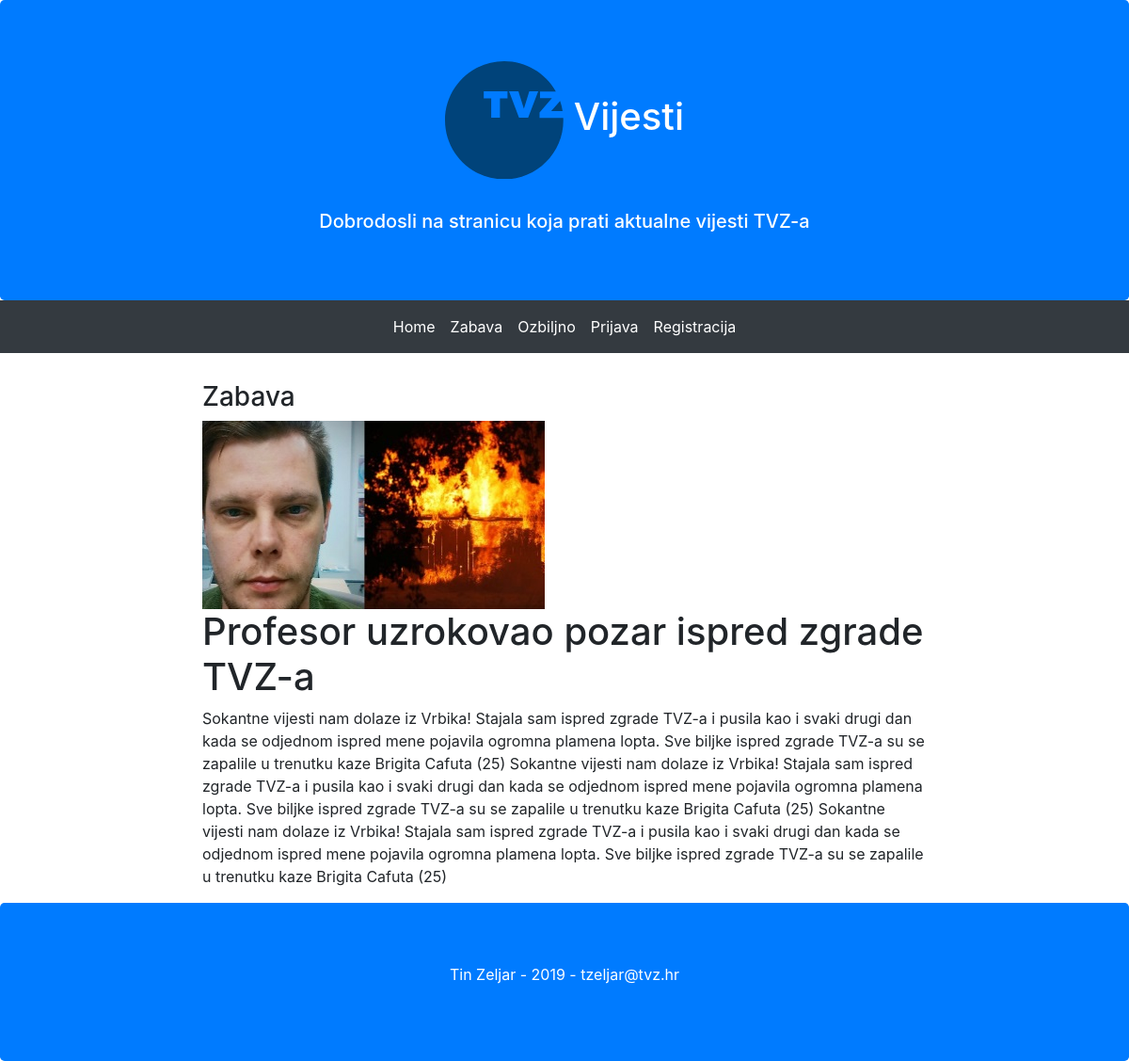
The page /article.php?id=6 on the database its author committed.
### tables this page shows
CREATE TABLE `clanak` (
  `id` int(11) NOT NULL,
  `datum` varchar(32) DEFAULT NULL,
  `naslov` varchar(64) DEFAULT NULL,
  `sazetak` text,
  `tekst` text,
  `slika` varchar(64) DEFAULT NULL,
  `kategorija` varchar(64) DEFAULT NULL,
  `arhiva` tinyint(1) DEFAULT NULL
);

### article.php (the view, shortened to what this page needs)
<?php
include "connect.php";
$id = $_GET['id'];
$stmt = $dbc->prepare("SELECT * FROM clanak WHERE id = ?") or die("Prepare failed");
$stmt->bind_param("s", $id) or die("Failed bind");
$stmt->execute() or die("Failed execute");
$result = $stmt->get_result();
?>
<!DOCTYPE html>
<html lang="en">
<head>
  <link rel="stylesheet" href="https://maxcdn.bootstrapcdn.com/bootstrap/4.3.1/css/bootstrap.min.css">
</head>
<body>
<div class="jumbotron text-center bg-primary" style="margin-bottom:0">
  <h1 class="text-white"><img src="images/tvz-logo.svg" class="img-fluid" alt="Responsive image"> Vijesti</h1>
  <br>
  <h5 class="text-white">Dobrodosli na stranicu koja prati aktualne vijesti TVZ-a</h5>
</div>
<nav class="navbar navbar-expand-sm bg-dark justify-content-center">
    <ul class="navbar-nav">
      <li class="nav-item">
        <a class="nav-link text-white" href="index.php">Home</a>
      </li>
      <li class="nav-item">
          <a class="nav-link text-white" href="kategorija.php?id=Zabava">Zabava</a>
      </li>
      <li class="nav-item">
          <a class="nav-link text-white" href="kategorija.php?id=Ozbiljno">Ozbiljno</a>
      </li>
      <?php
            if(isset($_SESSION['user']) && !empty($_SESSION['user'])) {
              $user = $_SESSION["user"];
              if($_SESSION["razina_prava"] == 1){
                echo("
                <li class='nav-item'>
                <a class='nav-link text-white' href='administracija.php'>Adminin panel</a>
                </li>
                ");
              }
              echo("
              <li class='nav-item'>
              <a class='nav-link text-white' href='unos.php'>Unos</a>
              </li>
              <li class='nav-item'>
              <a class='nav-link text-white' href='logoff.php'>Prijavljeni ste kao $user kliknite ovdje za odjavu</a>
              </li>
              ");
           }
           else{
            echo("
            <li class='nav-item'>
              <a class='nav-link text-white' href='login.php'>Prijava</a>
            </li>
            <li class='nav-item'>
              <a class='nav-link text-white' href='register.php'>Registracija</a>
            </li>
            ");
          }
       ?>
    </ul>
</nav>
<div class="container-fluid text-center" style="margin-top: 30px">
        <div class="row content">
          <div class="col-sm-2 sidenav"></div>
          <div class="col-sm-8 text-left">
            <?php
            $row = mysqli_fetch_array($result) or die("Failed fetch");
            $kategorija = $row["kategorija"];
            $slika = $row["slika"];
            $naslov = $row["naslov"];
            $tekst = $row["tekst"];
            echo("
            <h3>$kategorija</h3>
            <img src='$slika' class='img-fluid' alt='Responsive image'>
            <h1>$naslov</h1>
            <p>$tekst</p>
            ");
            ?>
          </div>
          <div class="col-sm-2 sidenav"></div>
        </div>
</div>
<div class="jumbotron text-center bg-primary" style="margin-bottom:0">
  <p class="text-white">Tin Zeljar - 2019 - tzeljar@tvz.hr</p>
</div>
</body>

### rows shown on the page
clanak: kategorija "Zabava", slika (picture), naslov "Profesor uzrokovao pozar ispred zgrade TVZ-a", tekst "Sokantne vijesti nam dolaze iz Vrbika! Stajala sam ispred zgrade TVZ-a i pusila kao i svaki drugi dan kada se odjednom ispred mene pojavila ogromna plamena lopta. Sve biljke ispred zgrade TVZ-a su se zapalile u trenutku kaze Brigita Cafuta (25) Sokantne vijesti nam dolaze iz Vrbika! Stajala sam ispred zgrade TVZ-a i pusila kao i svaki drugi dan kada se odjednom ispred mene pojavila ogromna plamena lopta. Sve biljke ispred zgrade TVZ-a su se zapalile u trenutku kaze Brigita Cafuta (25) Sokantne vijesti nam dolaze iz Vrbika! Stajala sam ispred zgrade TVZ-a i pusila kao i svaki drugi dan kada se odjednom ispred mene pojavila ogromna plamena lopta. Sve biljke ispred zgrade TVZ-a su se zapalile…"
